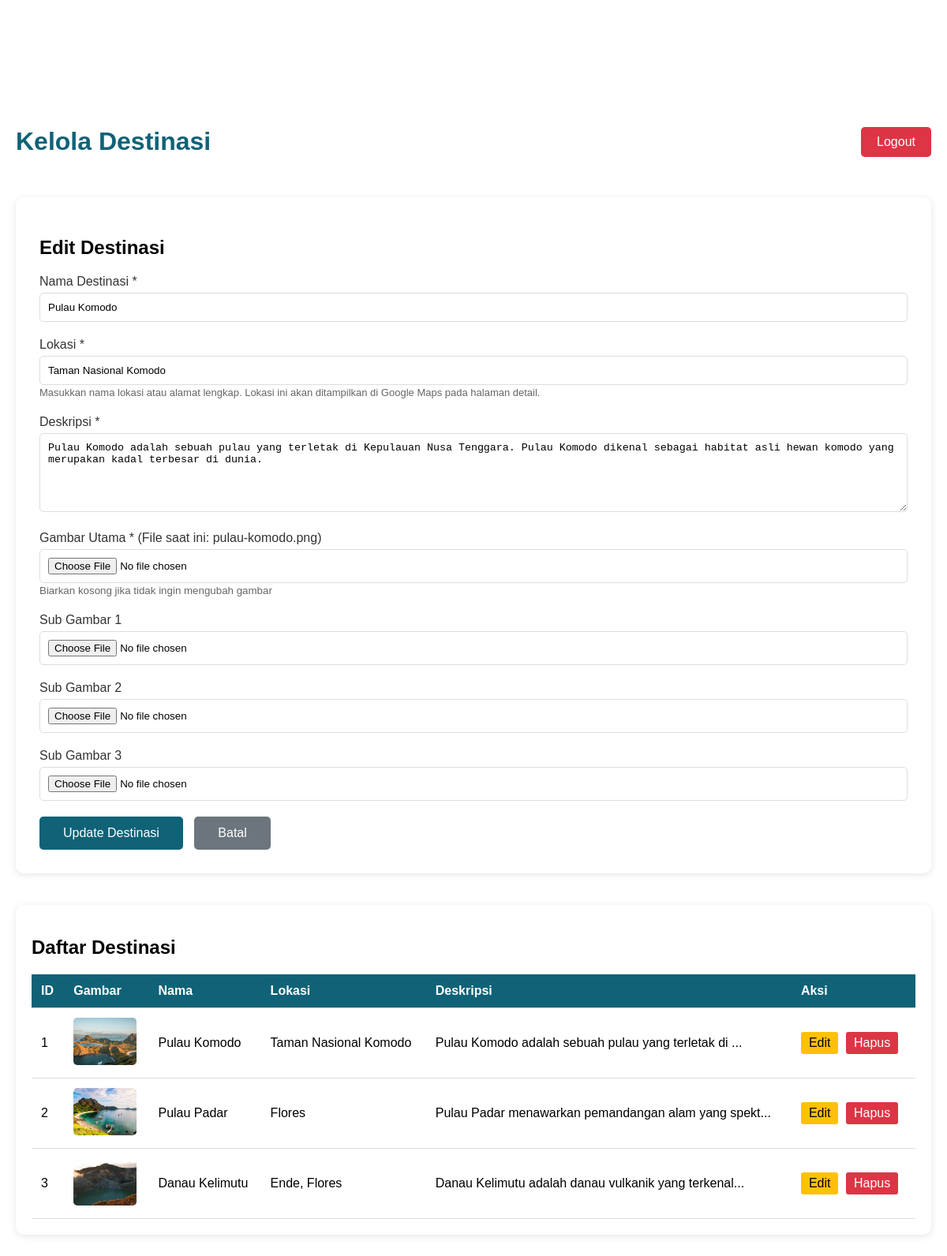
Page /admin/dashboard.php?edit=1 (signed in) on the committed database.
### tables this page shows
CREATE TABLE destinasi (
    id INT AUTO_INCREMENT PRIMARY KEY,
    nama VARCHAR(150),
    lokasi VARCHAR(150),
    deskripsi TEXT,
    gambar VARCHAR(255),
    created_at TIMESTAMP DEFAULT CURRENT_TIMESTAMP
);

### admin/dashboard.php (the view, shortened to what this page needs)
<?php
require_once '../config.php';
$query = "SELECT * FROM destinasi ORDER BY created_at DESC";
$result = mysqli_query($conn, $query);
$edit_data = null;
if (isset($_GET['edit'])) {
    $edit_id = intval($_GET['edit']);
    $edit_query = "SELECT * FROM destinasi WHERE id = $edit_id";
    $edit_result = mysqli_query($conn, $edit_query);
    $edit_data = mysqli_fetch_assoc($edit_result);
}
?>
<!DOCTYPE html>
<html lang="en">
<head>
    <link rel="stylesheet" href="../style.css">
</head>
<body>
    <div class="admin-container">
        <div class="admin-header">
            <h1>Kelola Destinasi</h1>
            <a href="logout.php" class="btn-logout">Logout</a>
        </div>
        <div class="form-container">
            <h2><?php echo $edit_data ? 'Edit' : 'Tambah'; ?> Destinasi</h2>
            <form method="POST" action="" enctype="multipart/form-data">
                <div class="form-group">
                    <label>Nama Destinasi *</label>
                    <input type="text" name="nama" required value="<?php echo $edit_data ? htmlspecialchars($edit_data['nama']) : ''; ?>">
                </div>
                <div class="form-group">
                    <label>Lokasi *</label>
                    <input type="text" name="lokasi" required value="<?php echo $edit_data ? htmlspecialchars($edit_data['lokasi']) : ''; ?>" placeholder="Contoh: Pulau Komodo, Nusa Tenggara Timur">
                    <small style="color: #666; font-size: 13px;">Masukkan nama lokasi atau alamat lengkap. Lokasi ini akan ditampilkan di Google Maps pada halaman detail.</small>
                </div>
                <div class="form-group">
                    <label>Deskripsi *</label>
                    <textarea name="deskripsi" required><?php echo $edit_data ? htmlspecialchars($edit_data['deskripsi']) : ''; ?></textarea>
                </div>
                <div class="form-group">
                    <label>Gambar Utama * <?php echo $edit_data && !empty($edit_data['gambar']) ? '(File saat ini: ' . basename($edit_data['gambar']) . ')' : ''; ?></label>
                    <input type="file" name="gambar" accept="image/*" <?php echo !$edit_data ? 'required' : ''; ?>>
                    <?php if ($edit_data && !empty($edit_data['gambar'])): ?>
                        <small style="color: #666;">Biarkan kosong jika tidak ingin mengubah gambar</small>
                    <?php endif; ?>
                </div>
                <div class="form-group">
                    <label>Sub Gambar 1 <?php echo $edit_data && !empty($edit_data['sub_gambar1']) ? '(File saat ini: ' . basename($edit_data['sub_gambar1']) . ')' : ''; ?></label>
                    <input type="file" name="sub_gambar1" accept="image/*">
                </div>
                <div class="form-group">
                    <label>Sub Gambar 2 <?php echo $edit_data && !empty($edit_data['sub_gambar2']) ? '(File saat ini: ' . basename($edit_data['sub_gambar2']) . ')' : ''; ?></label>
                    <input type="file" name="sub_gambar2" accept="image/*">
                </div>
                <div class="form-group">
                    <label>Sub Gambar 3 <?php echo $edit_data && !empty($edit_data['sub_gambar3']) ? '(File saat ini: ' . basename($edit_data['sub_gambar3']) . ')' : ''; ?></label>
                    <input type="file" name="sub_gambar3" accept="image/*">
                </div>
                <button type="submit" class="btn-submit">
                    <?php echo $edit_data ? 'Update' : 'Tambah'; ?> Destinasi
                </button>
                <?php if ($edit_data): ?>
                    <a href="dashboard.php" class="btn-submit" style="background-color: #6c757d; margin-left: 10px; text-decoration: none; display: inline-block;">Batal</a>
                <?php endif; ?>
            </form>
        </div>
        <div class="table-container">
            <h2>Daftar Destinasi</h2>
            <table>
                <thead>
                    <tr>
                        <th>ID</th>
                        <th>Gambar</th>
                        <th>Nama</th>
                        <th>Lokasi</th>
                        <th>Deskripsi</th>
                        <th>Aksi</th>
                    </tr>
                </thead>
                <tbody>
                    <?php
                    if (mysqli_num_rows($result) > 0) {
                        while ($row = mysqli_fetch_assoc($result)) {
                            ?>
                            <tr>
                                <td><?php echo $row['id']; ?></td>
                                <td><img src="../<?php echo htmlspecialchars($row['gambar']); ?>" class="destination-img" alt=""></td>
                                <td><?php echo htmlspecialchars($row['nama']); ?></td>
                                <td><?php echo htmlspecialchars($row['lokasi']); ?></td>
                                <td><?php echo substr(htmlspecialchars($row['deskripsi']), 0, 50) . '...'; ?></td>
                                <td>
                                    <a href="?edit=<?php echo $row['id']; ?>" class="btn-action btn-edit">Edit</a>
                                    <a href="?delete=<?php echo $row['id']; ?>" class="btn-action btn-delete" onclick="return confirm('Yakin ingin menghapus destinasi ini?')">Hapus</a>
                                </td>
                            </tr>
                            <?php
                        }
                    } else {
                        echo '<tr><td colspan="6" style="text-align: center;">Belum ada destinasi</td></tr>';
                    }
                    ?>
                </tbody>
            </table>
        </div>
    </div>
</body>
</html>

### style.css (style rules this page uses)
:root { --primary-color: #106277; --shadow-color: rgba(0, 0, 0, 0.1); }
html, body { margin: 0px; padding: 0px; font-family: "Poppins", sans-serif; }

### admin/dashboard.php (style rules this page uses)
.admin-container { max-width: 1200px; margin: 120px auto 40px; padding: 20px; }
.admin-header { display: flex; justify-content: space-between; align-items: center; margin-bottom: 30px; }
.admin-header h1 { color: var(--primary-color); }
.btn-logout { background-color: #dc3545; color: white; padding: 10px 20px; border: none; border-radius: 5px; cursor: pointer; text-decoration: none; }
.form-container { background: white; padding: 30px; border-radius: 10px; box-shadow: 0 2px 10px rgba(0,0,0,0.1); margin-bottom: 40px; }
.form-group { margin-bottom: 20px; }
.form-group label { display: block; margin-bottom: 5px; font-weight: 500; color: #333; }
.form-group input, .form-group textarea { width: 100%; padding: 10px; border: 1px solid #ddd; border-radius: 5px; box-sizing: border-box; }
.form-group textarea { min-height: 100px; }
.btn-submit { background-color: var(--primary-color); color: white; padding: 12px 30px; border: none; border-radius: 5px; cursor: pointer; font-size: 16px; }
.table-container { background: white; padding: 20px; border-radius: 10px; box-shadow: 0 2px 10px rgba(0,0,0,0.1); overflow-x: auto; }
table { width: 100%; border-collapse: collapse; }
th, td { padding: 12px; text-align: left; border-bottom: 1px solid #ddd; }
th { background-color: var(--primary-color); color: white; }
.btn-action { padding: 5px 10px; margin-right: 5px; border: none; border-radius: 3px; cursor: pointer; text-decoration: none; display: inline-block; }
.btn-edit { background-color: #ffc107; color: #000; }
.btn-delete { background-color: #dc3545; color: white; }
.destination-img { width: 80px; height: 60px; object-fit: cover; border-radius: 5px; }

### rows in the picture
destinasi: nama "Pulau Komodo", lokasi "Taman Nasional Komodo", deskripsi "Pulau Komodo adalah sebuah pulau yang terletak di Kepulauan Nusa Tenggara. Pulau Komodo dikenal sebagai habitat asli hewan komodo yang merupakan kadal terbesar di dunia.", gambar "pulau-komodo.png", id "1", gambar (picture), deskripsi "Pulau Komodo adalah sebuah pulau yang terletak di"
destinasi: id "2", gambar (picture), nama "Pulau Padar", lokasi "Flores", deskripsi "Pulau Padar menawarkan pemandangan alam yang spekt"
destinasi: id "3", gambar (picture), nama "Danau Kelimutu", lokasi "Ende, Flores", deskripsi "Danau Kelimutu adalah danau vulkanik yang terkenal"
